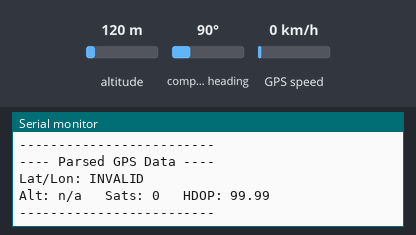
Bench run of a sketch on a simulated ESP32. Parts: the last lines printed to the serial monitor. Inputs (shaded band) come from the test bench; at power-on: altitude 120 m, compass heading 90°, GPS speed 0 km/h. The GPS gets a fix after 3 s at 37.7749, -122.4194 with 8 satellites.

Above: at 2.2 s.
2.3 s: altitude set to 20 m
At 3.8 s:
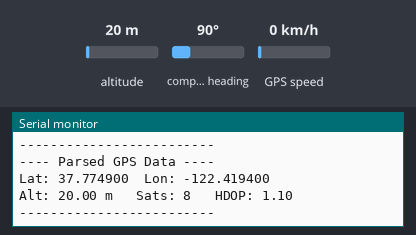
4.5 s: altitude set to 250 m
At 5.8 s:
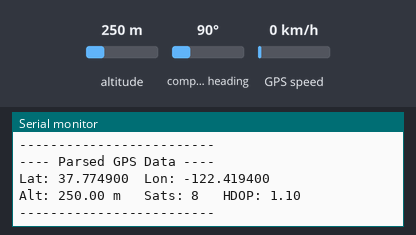

The sketch:

gpsLibraryTesting.ino
```cpp
#include <HardwareSerial.h>
#include <TinyGPSPlus.h>

// Use UART1 on ESP32 for GPS
HardwareSerial GPS_Serial(1);
TinyGPSPlus gps;

// GT-U7 connections to ESP32
static const int GPS_RX_PIN = 16;  // ESP32 receives on this pin  (connect to GT-U7 TXD)
static const int GPS_TX_PIN = 17;  // ESP32 transmits on this pin (connect to GT-U7 RXD)

unsigned long lastPrint = 0;

void setup() {
  // USB serial to your computer
  Serial.begin(115200);
  delay(1000);

  Serial.println();
  Serial.println("=== GT-U7 GPS Test on ESP32 ===");
  Serial.println("Using TinyGPSPlus to parse data...");
  Serial.println("Wiring:");
  Serial.println("  GT-U7 VCC -> ESP32 5V");
  Serial.println("  GT-U7 GND -> ESP32 GND");
  Serial.println("  GT-U7 TXD -> ESP32 GPIO 16 (RX2)");
  Serial.println("  GT-U7 RXD -> ESP32 GPIO 17 (TX2)");
  Serial.println();

  // Start UART1 for GPS at 9600 baud
  GPS_Serial.begin(9600, SERIAL_8N1, GPS_RX_PIN, GPS_TX_PIN);
  Serial.println("GPS UART started at 9600 baud");
  Serial.println("Waiting for GPS data... (go near a window or outside)");
}

void loop() {
  // Read data from GPS and feed TinyGPSPlus
  while (GPS_Serial.available()) {
    char c = GPS_Serial.read();

    // Optional: echo raw NMEA to Serial Monitor.
    // Uncomment this line if you want to see the raw sentences:
    // Serial.write(c);

    gps.encode(c);
  }

  // Once per second, print parsed info
  unsigned long now = millis();
  if (now - lastPrint >= 1000) {
    lastPrint = now;

    Serial.println();
    Serial.println("---- Parsed GPS Data ----");

    if (gps.location.isValid()) {
      Serial.print("Lat: ");
      Serial.print(gps.location.lat(), 6);
      Serial.print("  Lon: ");
      Serial.print(gps.location.lng(), 6);
    } else {
      Serial.print("Lat/Lon: INVALID");
    }

    Serial.println();

    Serial.print("Alt: ");
    if (gps.altitude.isValid()) {
      Serial.print(gps.altitude.meters());
      Serial.print(" m");
    } else {
      Serial.print("n/a");
    }

    Serial.print("   Sats: ");
    if (gps.satellites.isValid()) {
      Serial.print(gps.satellites.value());
    } else {
      Serial.print("n/a");
    }

    Serial.print("   HDOP: ");
    if (gps.hdop.isValid()) {
      Serial.print(gps.hdop.hdop());
    } else {
      Serial.print("n/a");
    }

    Serial.println();
    Serial.println("-------------------------");
  }
}
```

Measured:
- after the input at 2.3 s, the serial monitor: prints a new line after 0.74 s (image 1)
- after the input at 4.5 s, the serial monitor: prints a new line after 0.54 s (image 2)
